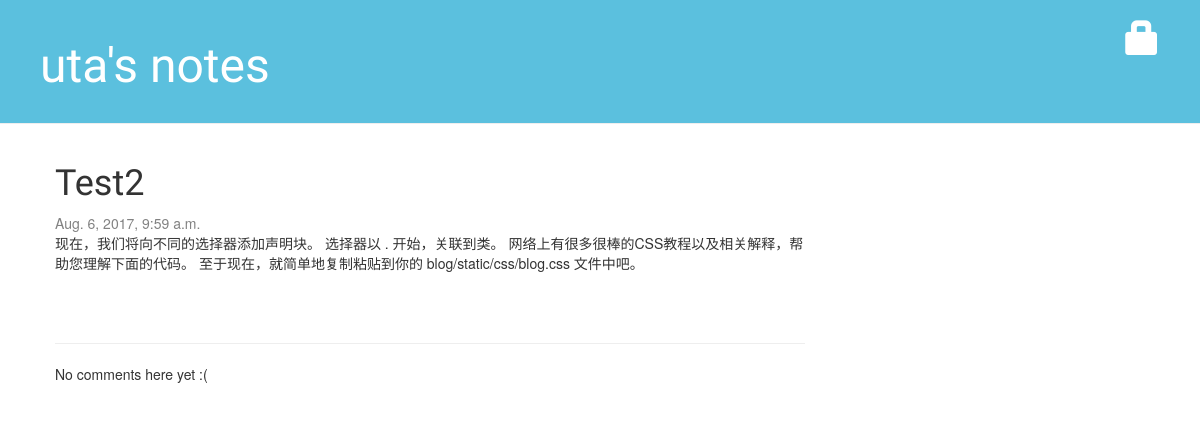
Page /post/2/ on the earlier database version.
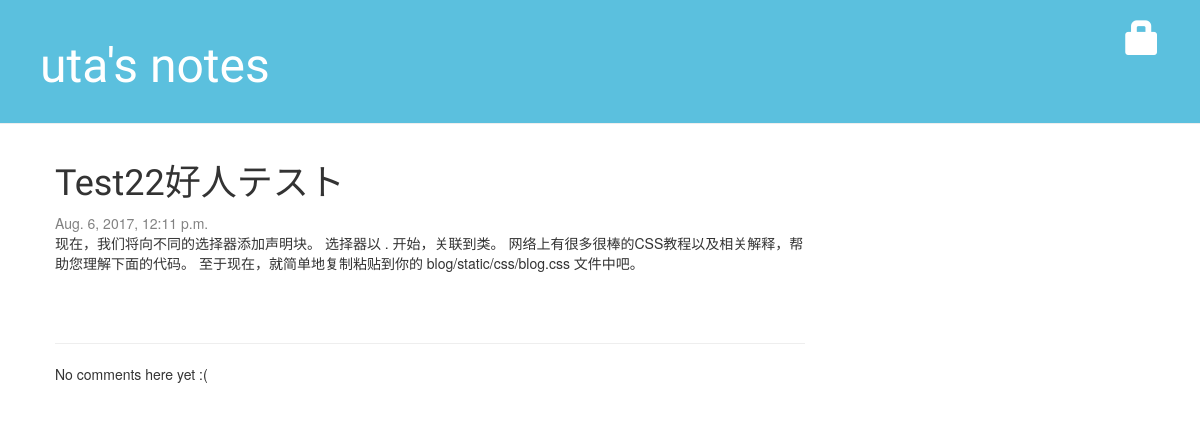
Same page on the later database version.
### blog/models.py (models this page shows, shortened)
class Post(models.Model):
    author = models.ForeignKey('auth.User')
    title = models.CharField(max_length=200)
    text = models.TextField()
    created_date = models.DateTimeField(
            default=timezone.now)
    published_date = models.DateTimeField(
            blank=True, null=True)

### blog/views.py (the view)
# urls.py: url(r'^post/(?P<pk>[0-9]+)/$', views.post_detail, name='post_detail'),
def post_detail(request, pk):
    post = get_object_or_404(Post, pk=pk)
    return render(request, 'blog/post_detail.html', {'post': post})

### blog/templates/blog/post_detail.html (shortened to what this page needs)
{% extends 'blog/base.html' %}
{% block content %}
    <div class="post">
        {% if post.published_date %}
            <h1>{{ post.title }}</h1>
            <div class="date">
                {{ post.published_date }}
            </div>
            <br/>
            <p>{{ post.text|linebreaksbr }}</p>
        {% endif %}
    </div>
<hr>
{% for comment in post.comments.all %}
    {% if user.is_authenticated or comment.approved_comment %}
    <div class="comment">
        <div class="date">
            {{ comment.created_date }}
            {% if not comment.approved_comment %}
                <a class="btn btn-default" href="{% url 'comment_remove' pk=comment.pk %}"><span class="glyphicon glyphicon-remove"></span></a>
                <a class="btn btn-default" href="{% url 'comment_approve' pk=comment.pk %}"><span class="glyphicon glyphicon-ok"></span></a>
            {% endif %}
        </div>
        <strong>{{ comment.author }}</strong>
        <p>{{ comment.text|linebreaks }}</p>
    </div>
    {% endif %}
{% empty %}
    <p>No comments here yet :(</p>
{% endfor %}
{% endblock %}

Differences in the rows shown:
changed Post: title "Test2" → "Test22好人テスト"; published_date "Aug. 6, 2017, 9:59 a.m." → "Aug. 6, 2017, 12:11 p.m."
